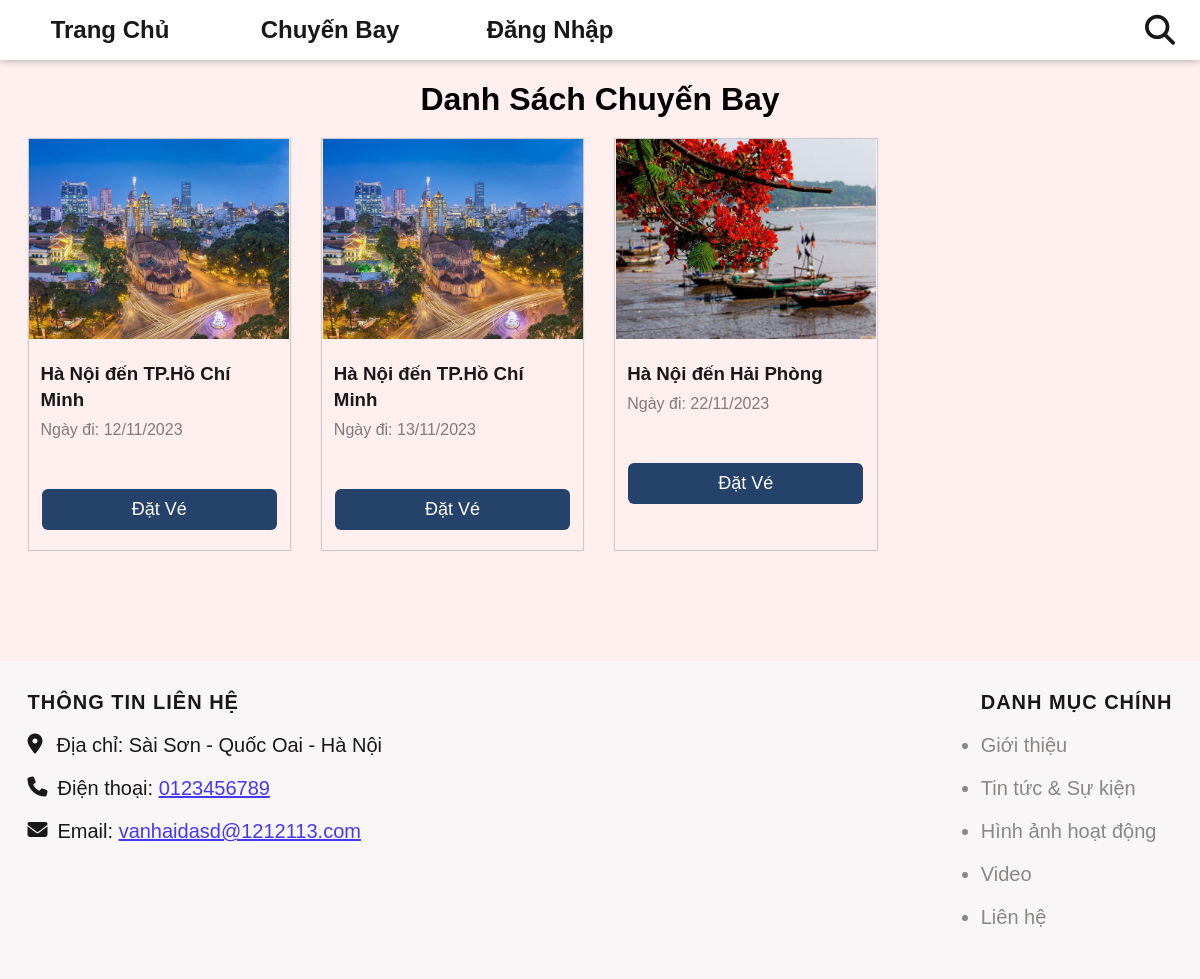
/index.php?act=dscb, run on an earlier commit of the app's database.
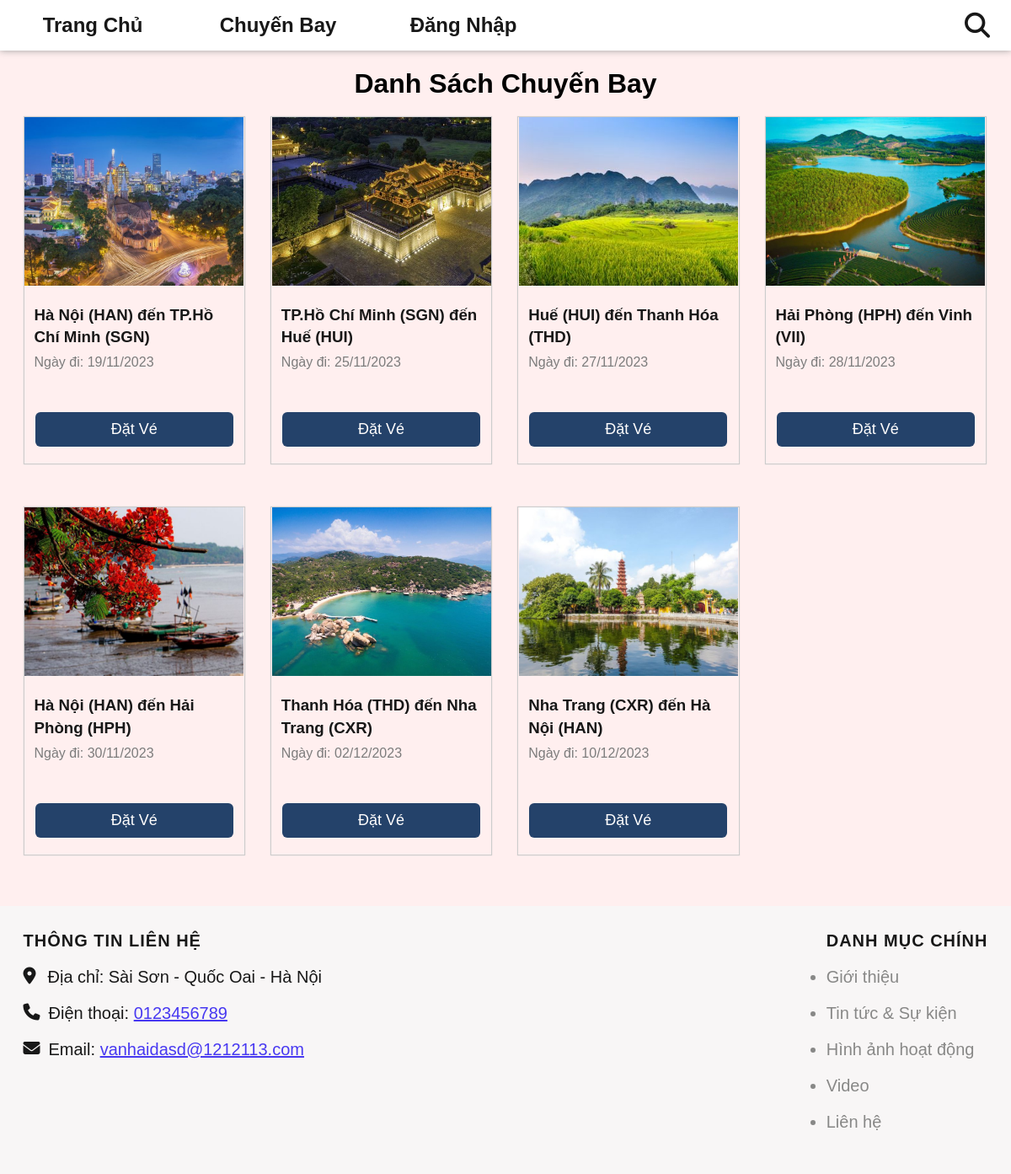
And on a later commit of the database.
### tables this page shows
CREATE TABLE `chuyen_bay` (
  `id` int(11) NOT NULL,
  `ten_may_bay` varchar(255) NOT NULL,
  `id_diemDi` int(11) NOT NULL,
  `id_diemDen` int(11) NOT NULL,
  `ngay_khoi_hanh` date NOT NULL,
  `thoi_gian_di` datetime NOT NULL,
  `thoi_gian_den` datetime NOT NULL,
  `trang_thai` varchar(255) NOT NULL
);

CREATE TABLE `dia_diem` (
  `id` int(11) NOT NULL,
  `ten` varchar(255) NOT NULL,
  `img` varchar(255) NOT NULL
);

### model/pdo.php (called while the page is built, shortened)
<?php
function pdo_get_connection(){
    $servername = "localhost";
    $username = "root";
    $password = "";
    try {
        $conn = new PDO("mysql:host=$servername;dbname=dat_ve_may_bay", $username, $password);
        $conn->setAttribute(PDO::ATTR_ERRMODE, PDO::ERRMODE_EXCEPTION);
        return $conn;
    } catch(PDOException $e) {
        echo "Connection failed: " . $e->getMessage();
    }
}
function pdo_query($sql){
    $sql_args=array_slice(func_get_args(),1);
    try{
        $conn=pdo_get_connection();
        $stmt=$conn->prepare($sql);
        $stmt->execute($sql_args);
        $rows=$stmt->fetchAll();
        return $rows;
    }
    catch(PDOException $e){
        throw $e;
    }
    finally{
        unset($conn);
    }
}
?>

### model/chuyenbay.php (called while the page is built, shortened)
<?php
    function loadall_chuyenbay($page) {
        if($page == "admin") $sql = "SELECT * FROM chuyen_bay WHERE 1";
        else {
            $sql = "SELECT cb.*,
            dd_di.ten AS diem_di,
            dd_den.ten AS diem_den,
            dd_den.img AS img_den
            FROM chuyen_bay cb
            JOIN dia_diem dd_di ON cb.id_diemDi = dd_di.id
            JOIN dia_diem dd_den ON cb.id_diemDen = dd_den.id
            ORDER BY cb.ngay_khoi_hanh
            ";
        }
        $list = pdo_query($sql);
        return $list;
    }
    function load_cb_home () {
        $sql = "SELECT cb.*,
        dd_di.ten AS diem_di,
        dd_den.ten AS diem_den,
        dd_den.img AS img_den
        FROM chuyen_bay cb
        JOIN dia_diem dd_di ON cb.id_diemDi = dd_di.id
        JOIN dia_diem dd_den ON cb.id_diemDen = dd_den.id
        ORDER BY cb.ngay_khoi_hanh
        LIMIT 8;
        ";
        $list = pdo_query($sql);
        return $list;
    }
?>

### view/datve/dschuyenbay.php (the view)
<div class="content">
    <div id="tickets" class="tickets">
        <h1><?= (isset($mess)) ? $mess : "Danh Sách Chuyến Bay";?></h1>
        <div class="tickets-content">
            <div class="tikets-buy">
                <div class="row-item">
                    <?php
                    $i = 1;
                    foreach ($listCb as $value) {
                        extract($value);
                    ?>
                        <div class="item">
                            <img src="upload/<?= $img_den ?>" alt="ảnh lỗi">
                            <div class="item-text">
                                <h3><?= $diem_di ?> đến <?= $diem_den ?></h3>
                                <p class="date">Ngày đi: <?= date('d/m/Y', strtotime($ngay_khoi_hanh)) ?></p>
                            </div>
                            <a href="<?= (isset($_SESSION['user']) ? "index.php?act=datve&id=$id" : "index.php?act=dangnhap") ?>" class="btn-buy">Đặt Vé</a>
                        </div>
                        <?php if ($i % 4 == 0) { ?>
                </div>
                <div class="row-item">
            <?php }
                        $i++;
                    }
            ?>
                </div>
            </div>
        </div>
    </div>
</div>

What changed in the data, as far as the page shows it:
removed chuyen_bay: id_diemDen.img (picture), id_diemDi.ten "Hà Nội", id_diemDen.ten "TP.Hồ Chí Minh", ngay_khoi_hanh "12/11/2023"
removed chuyen_bay: id_diemDen.img (picture), id_diemDi.ten "Hà Nội", id_diemDen.ten "Hải Phòng", ngay_khoi_hanh "22/11/2023"
changed chuyen_bay (number 1 of 7 on the later page): id_diemDi.ten "Hà Nội" → "Hà Nội (HAN)"; id_diemDen.ten "TP.Hồ Chí Minh" → "TP.Hồ Chí Minh (SGN)"; ngay_khoi_hanh "13/11/2023" → "19/11/2023"
added chuyen_bay: id_diemDen.img (picture), id_diemDi.ten "TP.Hồ Chí Minh (SGN)", id_diemDen.ten "Huế (HUI)", ngay_khoi_hanh "25/11/2023"
added chuyen_bay: id_diemDen.img (picture), id_diemDi.ten "Huế (HUI)", id_diemDen.ten "Thanh Hóa (THD)", ngay_khoi_hanh "27/11/2023"
added chuyen_bay: id_diemDen.img (picture), id_diemDi.ten "Hải Phòng (HPH)", id_diemDen.ten "Vinh (VII)", ngay_khoi_hanh "28/11/2023"
added chuyen_bay: id_diemDen.img (picture), id_diemDi.ten "Hà Nội (HAN)", id_diemDen.ten "Hải Phòng (HPH)", ngay_khoi_hanh "30/11/2023"
added chuyen_bay: id_diemDen.img (picture), id_diemDi.ten "Thanh Hóa (THD)", id_diemDen.ten "Nha Trang (CXR)", ngay_khoi_hanh "02/12/2023"
added chuyen_bay: id_diemDen.img (picture), id_diemDi.ten "Nha Trang (CXR)", id_diemDen.ten "Hà Nội (HAN)", ngay_khoi_hanh "10/12/2023"
